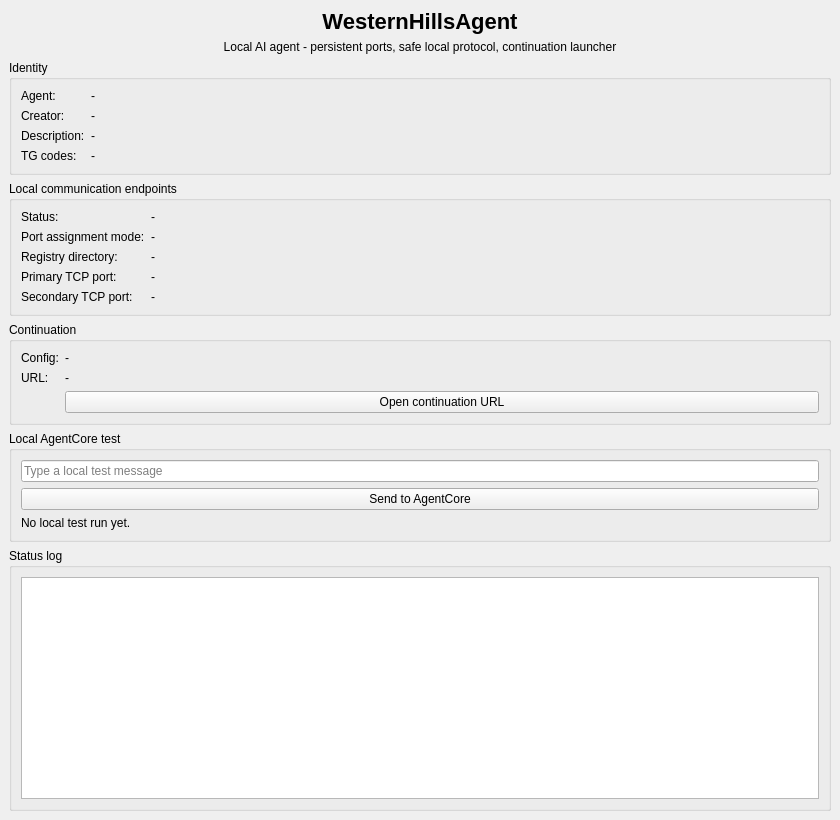
<?xml version="1.0" encoding="UTF-8"?>
<ui version="4.0">
 <class>MainWindow</class>
 <widget class="QMainWindow" name="MainWindow">
  <property name="geometry"><rect><x>0</x><y>0</y><width>840</width><height>820</height></rect></property>
  <property name="windowTitle"><string>WesternHillsAgent v0.3</string></property>
  <widget class="QWidget" name="centralwidget">
   <layout class="QVBoxLayout" name="verticalLayout">
    <item><widget class="QLabel" name="titleLabel"><property name="text"><string>WesternHillsAgent</string></property><property name="alignment"><set>Qt::AlignmentFlag::AlignCenter</set></property><property name="styleSheet"><string notr="true">font-size: 22px; font-weight: bold;</string></property></widget></item>
    <item><widget class="QLabel" name="subtitleLabel"><property name="text"><string>Local AI agent - persistent ports, safe local protocol, continuation launcher</string></property><property name="alignment"><set>Qt::AlignmentFlag::AlignCenter</set></property></widget></item>
    <item><widget class="QGroupBox" name="identityGroup"><property name="title"><string>Identity</string></property><layout class="QFormLayout" name="identityForm">
      <item row="0" column="0"><widget class="QLabel" name="identityLabel"><property name="text"><string>Agent:</string></property></widget></item><item row="0" column="1"><widget class="QLabel" name="identityValue"><property name="text"><string>-</string></property></widget></item>
      <item row="1" column="0"><widget class="QLabel" name="creatorLabel"><property name="text"><string>Creator:</string></property></widget></item><item row="1" column="1"><widget class="QLabel" name="creatorValue"><property name="text"><string>-</string></property></widget></item>
      <item row="2" column="0"><widget class="QLabel" name="descriptionLabel"><property name="text"><string>Description:</string></property></widget></item><item row="2" column="1"><widget class="QLabel" name="descriptionValue"><property name="wordWrap"><bool>true</bool></property><property name="text"><string>-</string></property></widget></item>
      <item row="3" column="0"><widget class="QLabel" name="provenanceLabel"><property name="text"><string>TG codes:</string></property></widget></item><item row="3" column="1"><widget class="QLabel" name="provenanceValue"><property name="wordWrap"><bool>true</bool></property><property name="text"><string>-</string></property></widget></item>
    </layout></widget></item>
    <item><widget class="QGroupBox" name="networkGroup"><property name="title"><string>Local communication endpoints</string></property><layout class="QFormLayout" name="networkForm">
      <item row="0" column="0"><widget class="QLabel" name="networkStatusLabel"><property name="text"><string>Status:</string></property></widget></item><item row="0" column="1"><widget class="QLabel" name="networkStatusValue"><property name="wordWrap"><bool>true</bool></property><property name="text"><string>-</string></property></widget></item>
      <item row="1" column="0"><widget class="QLabel" name="registryModeLabel"><property name="text"><string>Port assignment mode:</string></property></widget></item><item row="1" column="1"><widget class="QLabel" name="registryModeValue"><property name="wordWrap"><bool>true</bool></property><property name="text"><string>-</string></property></widget></item>
      <item row="2" column="0"><widget class="QLabel" name="registryPathLabel"><property name="text"><string>Registry directory:</string></property></widget></item><item row="2" column="1"><widget class="QLabel" name="registryPathValue"><property name="wordWrap"><bool>true</bool></property><property name="text"><string>-</string></property></widget></item>
      <item row="3" column="0"><widget class="QLabel" name="primaryPortLabel"><property name="text"><string>Primary TCP port:</string></property></widget></item><item row="3" column="1"><widget class="QLabel" name="primaryPortValue"><property name="text"><string>-</string></property></widget></item>
      <item row="4" column="0"><widget class="QLabel" name="secondaryPortLabel"><property name="text"><string>Secondary TCP port:</string></property></widget></item><item row="4" column="1"><widget class="QLabel" name="secondaryPortValue"><property name="text"><string>-</string></property></widget></item>
    </layout></widget></item>
    <item><widget class="QGroupBox" name="continuationGroup"><property name="title"><string>Continuation</string></property><layout class="QFormLayout" name="continuationForm">
      <item row="0" column="0"><widget class="QLabel" name="continuationPathLabel"><property name="text"><string>Config:</string></property></widget></item><item row="0" column="1"><widget class="QLabel" name="continuationPathValue"><property name="text"><string>-</string></property></widget></item>
      <item row="1" column="0"><widget class="QLabel" name="continuationUrlLabel"><property name="text"><string>URL:</string></property></widget></item><item row="1" column="1"><widget class="QLabel" name="continuationUrlValue"><property name="wordWrap"><bool>true</bool></property><property name="text"><string>-</string></property></widget></item>
      <item row="2" column="1"><widget class="QPushButton" name="openContinuationButton"><property name="text"><string>Open continuation URL</string></property></widget></item>
    </layout></widget></item>
    <item><widget class="QGroupBox" name="testGroup"><property name="title"><string>Local AgentCore test</string></property><layout class="QVBoxLayout" name="testLayout">
      <item><widget class="QLineEdit" name="localTestInput"><property name="placeholderText"><string>Type a local test message</string></property></widget></item>
      <item><widget class="QPushButton" name="localTestButton"><property name="text"><string>Send to AgentCore</string></property></widget></item>
      <item><widget class="QLabel" name="localTestOutput"><property name="wordWrap"><bool>true</bool></property><property name="text"><string>No local test run yet.</string></property></widget></item>
    </layout></widget></item>
    <item><widget class="QGroupBox" name="logGroup"><property name="title"><string>Status log</string></property><layout class="QVBoxLayout" name="logLayout"><item><widget class="QPlainTextEdit" name="logBox"><property name="readOnly"><bool>true</bool></property></widget></item></layout></widget></item>
   </layout>
  </widget>
 </widget>
 <resources/>
 <connections/>
</ui>
